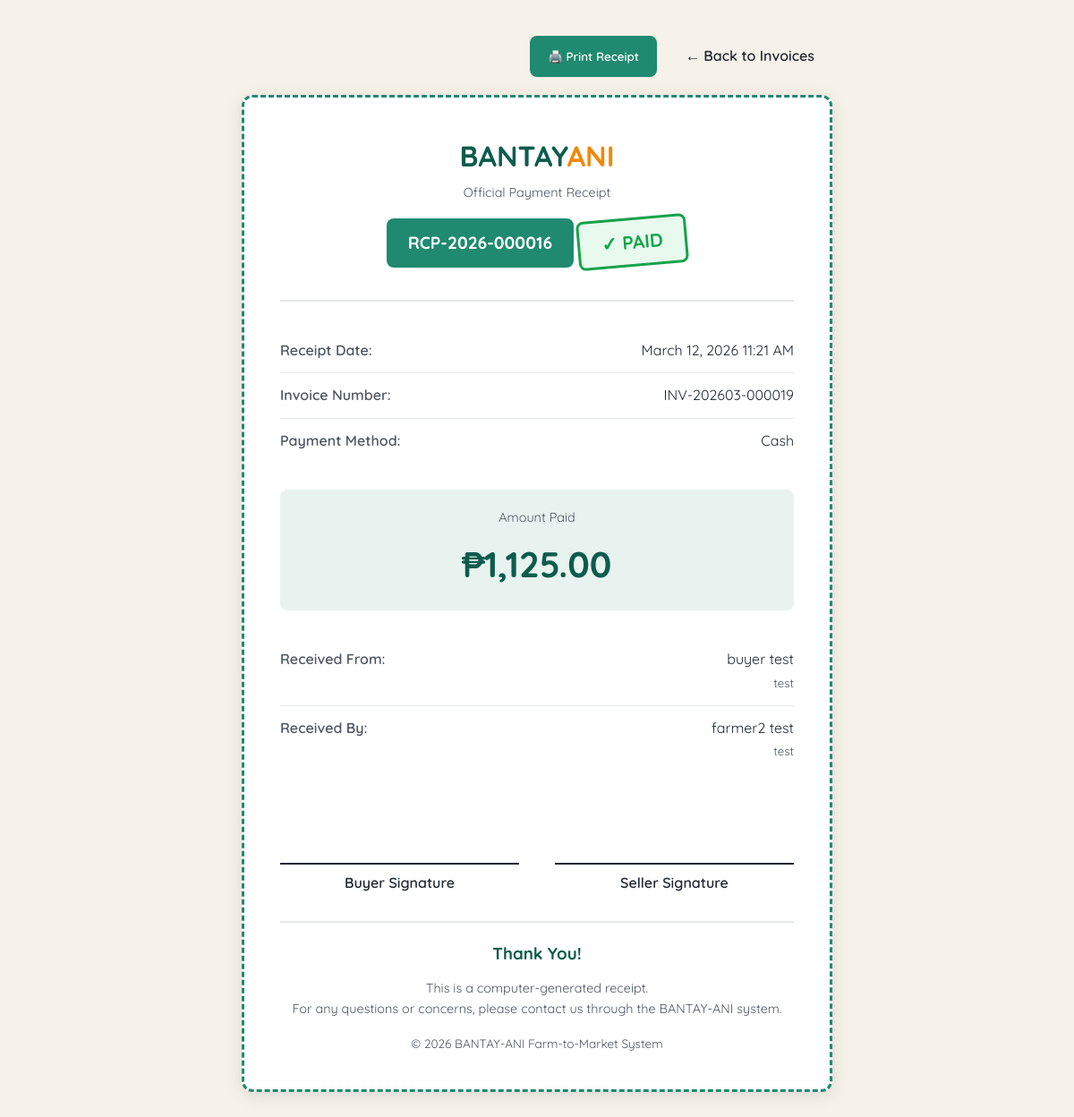
Screenshot of /receipt_view.php?invoice=16 (signed in) with the database file from the repository.
### tables this page shows
CREATE TABLE `invoices` (
  `invoice_id` int(11) NOT NULL,
  `invoice_number` varchar(50) NOT NULL,
  `order_id` int(11) NOT NULL,
  `buyer_id` int(11) NOT NULL,
  `farmer_id` int(11) NOT NULL,
  `subtotal` decimal(10,2) NOT NULL,
  `tax_amount` decimal(10,2) DEFAULT 0.00,
  `discount_amount` decimal(10,2) DEFAULT 0.00,
  `total_amount` decimal(10,2) NOT NULL,
  `payment_status` enum('Unpaid','Partially Paid','Paid','Overdue') DEFAULT 'Unpaid',
  `payment_method` enum('Cash','Bank Transfer','GCash','PayMaya','Credit Card','Check') DEFAULT NULL,
  `payment_date` datetime DEFAULT NULL,
  `due_date` date DEFAULT NULL,
  `notes` text DEFAULT NULL,
  `created_at` timestamp NOT NULL DEFAULT current_timestamp(),
  `updated_at` timestamp NOT NULL DEFAULT current_timestamp() ON UPDATE current_timestamp()
);

CREATE TABLE `payment` (
  `payment_id` int(11) NOT NULL,
  `order_id` int(11) NOT NULL,
  `payment_method` enum('Cash','Online') DEFAULT NULL,
  `payment_status` enum('Pending','Paid','Cancelled') DEFAULT 'Pending',
  `payment_date` timestamp NULL DEFAULT NULL
);

CREATE TABLE `users` (
  `user_id` int(11) NOT NULL,
  `role` enum('Farmer','Buyer','Admin') NOT NULL,
  `first_name` varchar(45) NOT NULL,
  `middle_name` varchar(45) NOT NULL,
  `last_name` varchar(45) NOT NULL,
  `email` varchar(45) NOT NULL,
  `password` varchar(255) NOT NULL,
  `contact_number` varchar(45) DEFAULT NULL,
  `address` varchar(45) NOT NULL,
  `is_verified` tinyint(4) DEFAULT 0,
  `created_at` timestamp NULL DEFAULT current_timestamp(),
  `img_path` varchar(255) DEFAULT NULL
);

CREATE TABLE `farmer_profiles` (
  `farmer_id` int(11) NOT NULL,
  `farm_name` varchar(45) NOT NULL,
  `farm_location` varchar(255) NOT NULL,
  `farm_img_path` varchar(255) DEFAULT NULL,
  `verified_by` int(11) DEFAULT NULL,
  `verified_at` timestamp NULL DEFAULT NULL,
  `region` varchar(100) DEFAULT NULL
);

### receipt_view.php (the view, shortened to what this page needs)
<?php
require_once __DIR__ . '/includes/config.php';
$user_id = $_SESSION['user_id'];
$invoice_id = isset($_GET['invoice']) ? (int)$_GET['invoice'] : 0;
$query = "
    SELECT i.invoice_id, i.invoice_number, i.total_amount,
           pt.payment_method, pt.payment_date,
           CONCAT(buyer.first_name, ' ', buyer.last_name) AS buyer_name,
           buyer.address AS buyer_address,
           CONCAT(farmer.first_name, ' ', farmer.last_name) AS farmer_name,
           fp.farm_name, fp.farm_location
    FROM invoices i
    LEFT JOIN payment pt ON i.invoice_id = pt.order_id
    LEFT JOIN users buyer ON i.buyer_id = buyer.user_id
    LEFT JOIN users farmer ON i.farmer_id = farmer.user_id
    LEFT JOIN farmer_profiles fp ON i.farmer_id = fp.farmer_id
    WHERE i.invoice_id = ?
      AND (i.buyer_id = ? OR i.farmer_id = ?)
    ORDER BY pt.payment_date DESC
    LIMIT 1
";
$stmt = $conn->prepare($query);
$stmt->bind_param("iii", $invoice_id, $user_id, $user_id);
$stmt->execute();
$receipt_data = $stmt->get_result()->fetch_assoc();
$receipt_number = 'RCP-' . date('Y') . '-' . str_pad($invoice_id, 6, '0', STR_PAD_LEFT);
?>
<!DOCTYPE html>
<html lang="en">
<head>
</head>
<body>
    <div class="container">
        <div class="actions">
            <button onclick="window.print()" class="btn btn-print">🖨️ Print Receipt</button>
            <a href="invoices.php" class="btn btn-back">← Back to Invoices</a>
        </div>
        <div class="receipt">
            <div class="receipt-header">
                <h1>BANTAY<span style="color: var(--orange);">ANI</span></h1>
                <p class="subtitle">Official Payment Receipt</p>
                <div class="receipt-number">
                    <?= $receipt_number ?>
                </div>
                <div class="paid-stamp">
                    ✓ PAID
                </div>
            </div>
            <div class="receipt-info">
                <div class="info-row">
                    <span class="info-label">Receipt Date:</span>
                    <span class="info-value"><?= date('F d, Y h:i A', strtotime($receipt_data['payment_date'])) ?></span>
                </div>
                <div class="info-row">
                    <span class="info-label">Invoice Number:</span>
                    <span class="info-value"><?= htmlspecialchars($receipt_data['invoice_number']) ?></span>
                </div>
                <div class="info-row">
                    <span class="info-label">Payment Method:</span>
                    <span class="info-value"><?= htmlspecialchars($receipt_data['payment_method']) ?></span>
                </div>
            </div>
            <div class="amount-paid">
                <div class="amount-paid-label">Amount Paid</div>
                <div class="amount-paid-value">
                    ₱<?= number_format($receipt_data['total_amount'], 2) ?>
                </div>
            </div>
            <div class="receipt-info">
                <div class="info-row">
                    <span class="info-label">Received From:</span>
                    <span class="info-value">
                        <?= htmlspecialchars($receipt_data['buyer_name']) ?><br>
                        <small style="color: var(--text-light);"><?= htmlspecialchars($receipt_data['buyer_address']) ?></small>
                    </span>
                </div>
                <div class="info-row">
                    <span class="info-label">Received By:</span>
                    <span class="info-value">
                        <?= htmlspecialchars($receipt_data['farmer_name']) ?><br>
                        <small style="color: var(--text-light);"><?= htmlspecialchars($receipt_data['farm_name']) ?></small>
                    </span>
                </div>
            </div>
            <div class="signature-section">
                <div>
                    <div class="signature-line">
                        <div class="signature-label">Buyer Signature</div>
                    </div>
                </div>
                <div>
                    <div class="signature-line">
                        <div class="signature-label">Seller Signature</div>
                    </div>
                </div>
            </div>
            <div class="thank-you">
                <h3>Thank You!</h3>
                <p>This is a computer-generated receipt.</p>
                <p>For any questions or concerns, please contact us through the BANTAY-ANI system.</p>
                <p style="margin-top: 16px; font-size: 0.85rem;">
                    © <?= date('Y') ?> BANTAY-ANI Farm-to-Market System
                </p>
            </div>
        </div>
    </div>
</body>
</html>

### receipt_view.php (style rules this page uses)
:root { --green-dark: #0c5c4c; --green: #1f8a70; --orange: #f28705; --beige: #f6f1e9; --text: #1f2933; --text-light: #4c5662; --border: #e4e7eb; }
* { margin: 0; padding: 0; box-sizing: border-box; }
body { font-family: 'Quicksand', 'Segoe UI', sans-serif; background: var(--beige); color: var(--text); line-height: 1.6; }
.container { max-width: 700px; margin: 20px auto; padding: 20px; }
.actions { display: flex; gap: 12px; margin-bottom: 20px; justify-content: flex-end; }
.btn { padding: 10px 20px; border: none; border-radius: 8px; font-family: inherit; font-weight: 600; cursor: pointer; text-decoration: none; display: inline-block; transition: all 0.3s; }
.btn-print { background: var(--green); color: white; }
.btn-back { background: var(--beige); color: var(--text); }
.receipt { background: white; padding: 40px; border-radius: 12px; box-shadow: 0 4px 20px rgba(0, 0, 0, 0.1); border: 3px dashed var(--green); }
.receipt-header { text-align: center; margin-bottom: 30px; padding-bottom: 20px; border-bottom: 2px solid var(--border); }
.receipt-header h1 { font-size: 2rem; color: var(--green-dark); margin-bottom: 4px; }
.receipt-header .subtitle { color: var(--text-light); font-size: 0.9rem; }
.receipt-number { background: var(--green); color: white; padding: 12px 24px; border-radius: 8px; display: inline-block; font-size: 1.2rem; font-weight: 700; margin: 16px 0; }
.paid-stamp { background: rgba(34, 197, 94, 0.1); border: 3px solid #16a34a; color: #16a34a; padding: 8px 24px; border-radius: 8px; display: inline-block; font-size: 1.3rem; font-weight: 700; transform: rotate(-5deg); margin: 16px 0; }
.receipt-info { margin: 30px 0; }
.info-row { display: flex; justify-content: space-between; padding: 12px 0; border-bottom: 1px solid var(--border); }
.info-row:last-child { border-bottom: none; }
.info-label { font-weight: 600; color: var(--text-light); }
.info-value { color: var(--text); text-align: right; }
.amount-paid { background: rgba(31, 138, 112, 0.1); padding: 20px; border-radius: 8px; margin: 20px 0; text-align: center; }
.amount-paid-label { color: var(--text-light); font-size: 0.9rem; margin-bottom: 8px; }
.amount-paid-value { font-size: 2.5rem; font-weight: 700; color: var(--green-dark); }
.thank-you { text-align: center; margin-top: 30px; padding-top: 20px; border-top: 2px solid var(--border); }
.thank-you h3 { color: var(--green-dark); margin-bottom: 12px; }
.thank-you p { color: var(--text-light); font-size: 0.9rem; }
.signature-section { display: grid; grid-template-columns: 1fr 1fr; gap: 40px; margin-top: 60px; text-align: center; }
.signature-line { border-top: 2px solid var(--text); padding-top: 8px; margin-top: 40px; }
.signature-label { font-weight: 600; color: var(--text); }

### rows the page displays
invoices: payment.payment_date "March 12, 2026 11:21 AM", invoice_number "INV-202603-000019", payment.payment_method "Cash", total_amount "1,125.00", buyer.address "test", farmer_profiles.farm_name "test"

### other values shown
$receipt_number "RCP-2026-000016"
$receipt_data['buyer_name'] "buyer test"
$receipt_data['farmer_name'] "farmer2 test"
